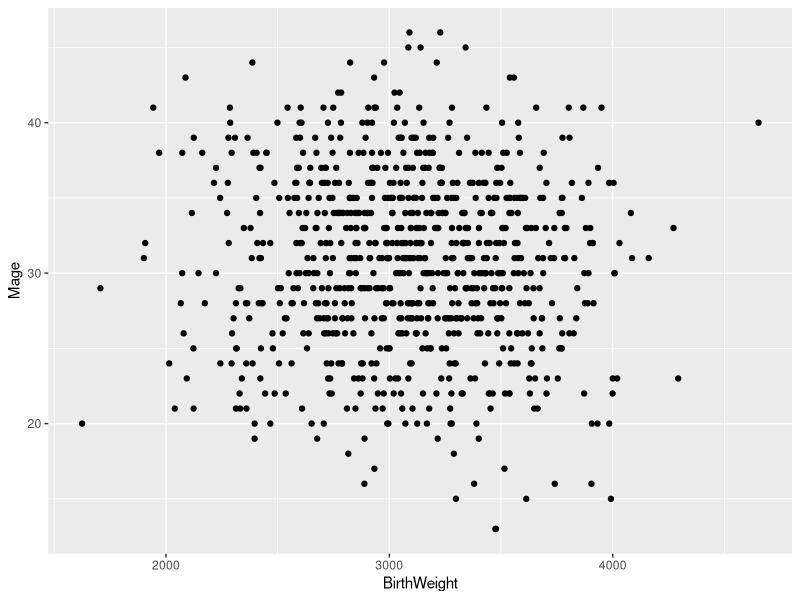
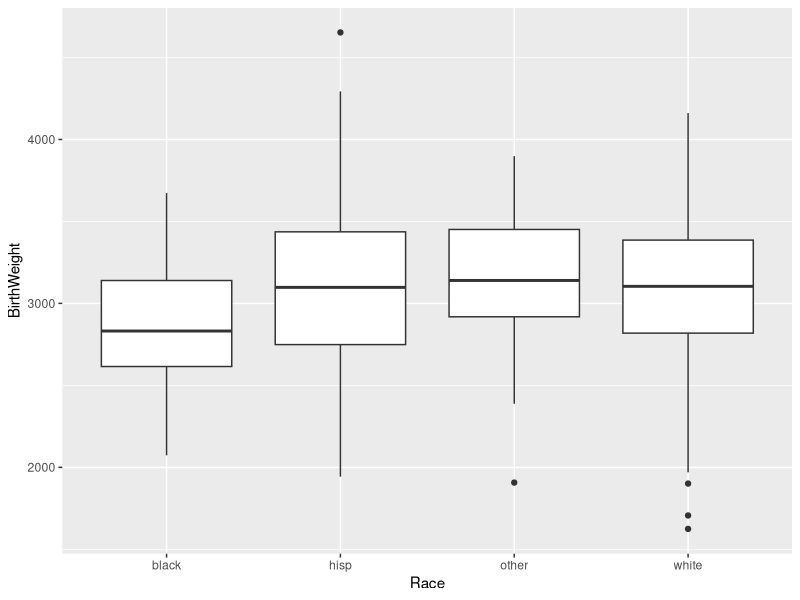
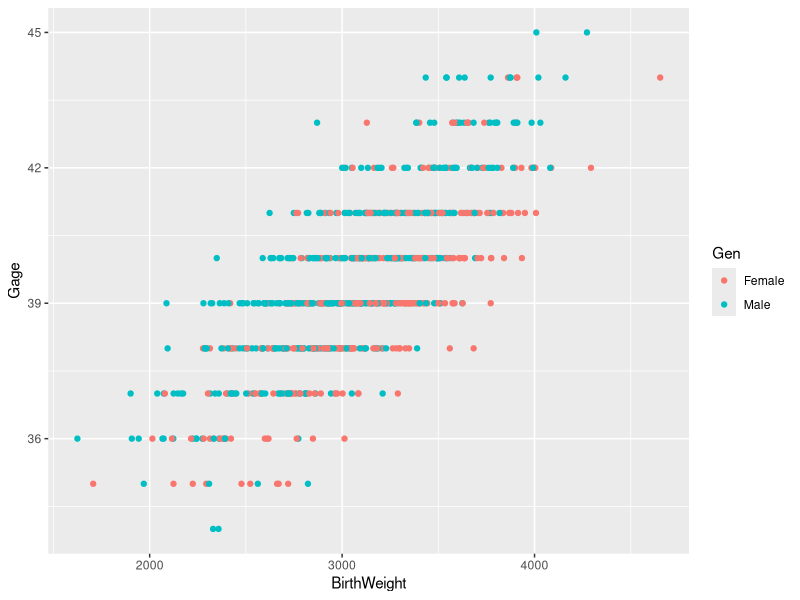

Source code (R) for these figures, in order:
## ---- chunk 1
# link https://mheaton.byu.edu/docs/files/Stat469/IID/Stat469IIDClassRCode.html

knitr::opts_chunk$set(echo = TRUE)
library(tidyverse)
library(knitr)
library(ggplot2)

weights <- read_table("data/BirthWeights.txt")

# Convert Race and Gen cols to factors
weights <- weights %>% 
  mutate_at(vars(Race,Gen),factor)
## ---- chunk 2
ggplot(data=weights, mapping=aes(x=BirthWeight,y=Mage)) + geom_point()
## ---- chunk 3
ggplot(data=weights, mapping=aes(x=Race,y=BirthWeight)) + geom_boxplot()
## ---- chunk 4
ggplot(data=weights, mapping=aes(x=BirthWeight,y=Gage,color=Gen)) + geom_point()
## ---- chunk 5

